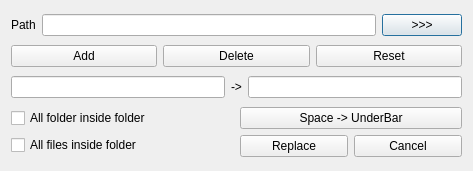
<?xml version="1.0" encoding="UTF-8"?>
<ui version="4.0">
 <class>Dialog</class>
 <widget class="QDialog" name="Dialog">
  <property name="geometry">
   <rect>
    <x>0</x>
    <y>0</y>
    <width>473</width>
    <height>171</height>
   </rect>
  </property>
  <property name="sizePolicy">
   <sizepolicy hsizetype="Minimum" vsizetype="Minimum">
    <horstretch>0</horstretch>
    <verstretch>0</verstretch>
   </sizepolicy>
  </property>
  <property name="minimumSize">
   <size>
    <width>473</width>
    <height>128</height>
   </size>
  </property>
  <property name="windowTitle">
   <string>The Current Sgtk Environment</string>
  </property>
  <layout class="QVBoxLayout" name="verticalLayout_7">
   <item>
    <layout class="QHBoxLayout" name="path_layout">
     <item>
      <widget class="QLabel" name="path_label">
       <property name="text">
        <string>Path</string>
       </property>
      </widget>
     </item>
     <item>
      <widget class="QLineEdit" name="path_lineEdit">
       <property name="minimumSize">
        <size>
         <width>0</width>
         <height>0</height>
        </size>
       </property>
      </widget>
     </item>
     <item>
      <widget class="QPushButton" name="path_btn">
       <property name="text">
        <string>&gt;&gt;&gt;</string>
       </property>
      </widget>
     </item>
    </layout>
   </item>
   <item>
    <layout class="QHBoxLayout" name="add_delete_layout">
     <item>
      <widget class="QPushButton" name="add_btn">
       <property name="text">
        <string>Add</string>
       </property>
      </widget>
     </item>
     <item>
      <widget class="QPushButton" name="delete_btn">
       <property name="text">
        <string>Delete</string>
       </property>
      </widget>
     </item>
     <item>
      <widget class="QPushButton" name="reset_btn">
       <property name="text">
        <string>Reset</string>
       </property>
      </widget>
     </item>
    </layout>
   </item>
   <item>
    <layout class="QVBoxLayout" name="replace_box_layout">
     <item>
      <layout class="QHBoxLayout" name="replace_layout">
       <item>
        <widget class="QLineEdit" name="find_line_edit"/>
       </item>
       <item>
        <widget class="QLabel" name="replace_label">
         <property name="text">
          <string>-&gt;</string>
         </property>
        </widget>
       </item>
       <item>
        <widget class="QLineEdit" name="replace_line_edit"/>
       </item>
      </layout>
     </item>
    </layout>
   </item>
   <item>
    <layout class="QHBoxLayout" name="horizontalLayout_5">
     <item>
      <layout class="QVBoxLayout" name="check_option_layout">
       <item>
        <widget class="QCheckBox" name="folder_name_change_option_checkbox">
         <property name="text">
          <string>All folder inside folder</string>
         </property>
        </widget>
       </item>
       <item>
        <widget class="QCheckBox" name="all_files_inside_folder_checkbox">
         <property name="text">
          <string>All files inside folder</string>
         </property>
        </widget>
       </item>
      </layout>
     </item>
     <item>
      <layout class="QVBoxLayout" name="btn_layout">
       <item>
        <widget class="QPushButton" name="space_change_to_underbar_btn">
         <property name="text">
          <string>Space -&gt; UnderBar</string>
         </property>
        </widget>
       </item>
       <item>
        <layout class="QHBoxLayout" name="replace_cancel_btn_layout">
         <item>
          <widget class="QPushButton" name="replace_btn">
           <property name="text">
            <string>Replace</string>
           </property>
          </widget>
         </item>
         <item>
          <widget class="QPushButton" name="cancel_btn">
           <property name="text">
            <string>Cancel</string>
           </property>
          </widget>
         </item>
        </layout>
       </item>
      </layout>
     </item>
    </layout>
   </item>
  </layout>
 </widget>
 <tabstops>
  <tabstop>path_lineEdit</tabstop>
  <tabstop>path_btn</tabstop>
  <tabstop>add_btn</tabstop>
  <tabstop>delete_btn</tabstop>
  <tabstop>reset_btn</tabstop>
  <tabstop>find_line_edit</tabstop>
  <tabstop>replace_line_edit</tabstop>
  <tabstop>folder_name_change_option_checkbox</tabstop>
  <tabstop>all_files_inside_folder_checkbox</tabstop>
  <tabstop>space_change_to_underbar_btn</tabstop>
  <tabstop>replace_btn</tabstop>
  <tabstop>cancel_btn</tabstop>
  <tabstop>delete_btn_2</tabstop>
  <tabstop>reset_btn_2</tabstop>
  <tabstop>add_btn_2</tabstop>
 </tabstops>
 <resources>
  <include location="resources.qrc"/>
 </resources>
 <connections/>
</ui>
